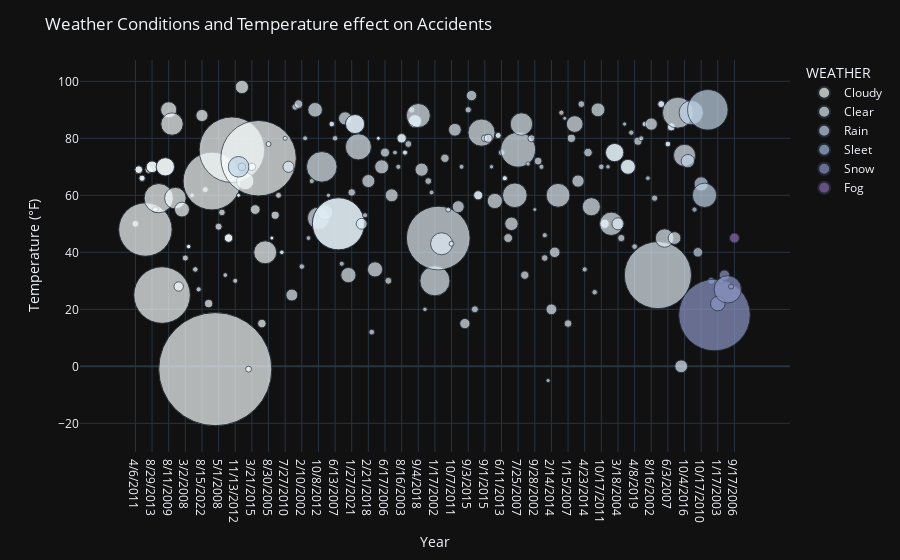

Write notebook code for a chart like this one.
### Code cell
import plotly.express as px

fig = px.scatter(train_df, x="DATE", y="TEMP", size="ACCDMG", color="WEATHER", 
                 hover_name="DESCRIPTION", size_max=80, template="plotly_dark",
                 color_discrete_sequence=px.colors.sequential.BuPu)

fig.update_layout(title="Weather Conditions and Temperature effect on Accidents",
                  xaxis_title="Date",
                  yaxis_title="Temperature (°F)")

fig.show()

### Figure 1 — Plotly figure (JSON) as saved in the notebook; plotly's stock layout.template omitted (floating-point values rounded to 4 significant figures; data arrays with more than 128 entries replaced by an {"elided": "..."} marker saying what was removed)
{"data": [{"hovertemplate": "<b>%{hovertext}</b><br><br>WEATHER=Cloudy<br>DATE=%{x}<br>TEMP=%{y}<br>ACCDMG=%{marker.size}<extra></extra>", "hovertext": ["Switch point worn or broken ", "Other miscellaneous causes (Provide detailed description in narrative) ", "Other miscellaneous causes (Provide detailed description in narrative) ", "Other miscellaneous causes (Provide detailed description in narrative) ", "Other miscellaneous causes (Provide detailed description in narrative) ", "Broken Rail - Transverse/compound fissure  ", "Wide gage (due to defective or missing crossties) ", "Other Causes (Provide detailed description in narrative).", "Other causes (Provide detailed description in narrative) ", "Switch not latched or locked ", "Switch not latched or locked ", "Broken Rail - Head and web separation (within joint bar limits) ", "Other brake components damaged, worn, broken, or disconnected", "Other brake components damaged, worn, broken, or disconnected", "Broken Rail - Horizontal split head ", "Derail, failure to apply or remove ", "Vandalism of track or track appliances, e.g., objects  placed on track, switch thrown, etc.", "Failure to apply sufficient number of hand brakes on car(s) (railroad employee) ", "Buffing or slack action excessive, train handling ", "Roadbed settled or soft ", "Switch improperly lined ", "Switch improperly lined ", "Switch improperly lined ", "Switch improperly lined ", "Draft gear/mechanism broken or defective (including yoke) ", "Superelevation improper, excessive, or insufficient ", "Shoving movement, man on or at leading end of movement, failure to control", "Other frog, switch and track appliance defects (Provide detailed description in narrative)", "Other coupler and draft system defects, (CAR) (Provide detailed description in narrative) ", "Broken or bent axle between wheel seats ", "Failure to properly secure hand brake on car(s) (railroad  employee)", "Failure to properly secure hand brake on car(s) (railroad  employee)", "Shoving movement, absence of man on or at leading end of movement", "Shoving movement, absence of man on or at leading end of movement", "Shoving movement, absence of man on or at leading end of movement", "Other way and structure defect (Provide detailed description in narrative)", "Broken Rail - Weld (field) ", "Impairment of efficiency or judgment because of drugs or alcohol", "Impairment of efficiency or judgment because of drugs or alcohol", "Other signal failures (Provide detailed description in narrative) ", "Truck bolster stiff, improper swiveling", "Snow, ice, mud, gravel, coal, sand, etc. on track ", "Automatic hump retarder failed to sufficiently slow car due to foreign material on wheels of car being humped", "Automatic hump retarder failed to sufficiently slow car due to foreign material on wheels of car being humped", "Automatic hump retarder failed to sufficiently slow car due to foreign material on wheels of car being humped", "Buffing or slack action excessive, train make‑up ", "Buffing or slack action excessive, train make‑up ", "Failure to stretch cars before shoving ", "Cause under active investigation by reporting railroad  (Amended report will be forwarded when reporting railroad’s active investigation has been completed.) ", "Truck hunting ", "Human Factor - motive power and equipment", "Human Factor - motive power and equipment", "Investigation complete, cause could not be determined (When using this code, the narrative must include the reason(s) why the cause of the accident/incident could not be determined.)", "Investigation complete, cause could not be determined (When using this code, the narrative must include the reason(s) why the cause of the accident/incident could not be determined.)"], "legendgroup": "Cloudy", "marker": {"color": "rgb(247,252,253)", "size": [27061, 36685, 36685, 23207, 23207, 1713760, 34604, 82000, 82000, 19741, 515195, 1917500, 201000, 201000, 155074, 300000, 279953, 52987, 133645, 22500, 12011, 12011, 13000, 18269, 16143, 87542, 20824, 40000, 2000000, 7670196, 30000, 26000, 13089, 43382, 43382, 2575399, 15059, 9164, 9164, 105248, 180257, 21000, 33019, 33019, 33019, 56500, 3416314, 43000, 315001, 14579, 9245, 9245, 38640, 20894], "sizemode": "area", "sizeref": 1198.0, "symbol": "circle"}, "mode": "markers", "name": "Cloudy", "orientation": "v", "showlegend": true, "type": "scatter", "x": ["4/6/2011", "3/22/2020", "3/22/2020", "5/27/2020", "5/27/2020", "10/20/2006", "5/24/2021", "8/29/2013", "8/29/2013", "2/19/2016", "5/18/2020", "2/6/2011", "6/25/2012", "6/25/2012", "8/11/2009", "9/23/2009", "1/15/2022", "2/4/2020", "3/28/2021", "3/2/2008", "10/25/2002", "10/25/2002", "5/8/2017", "3/5/2018", "12/12/2014", "8/15/2022", "4/29/2021", "12/14/2007", "10/1/2004", "12/30/2013", "5/1/2008", "11/24/2013", "11/28/2005", "11/29/2022", "11/29/2022", "6/17/2012", "11/13/2012", "9/18/2003", "9/18/2003", "7/26/2006", "5/25/2011", "1/23/2008", "3/21/2015", "3/21/2015", "3/21/2015", "4/22/2016", "5/16/2021", "12/24/2011", "12/27/2007", "8/30/2005", "4/29/2004", "4/29/2004", "3/25/2007", "2/16/2014"], "xaxis": "x", "y": [50, 69, 69, 66, 66, 48, 69, 70, 70, 55, 59, 25, 70, 70, 90, 85, 59, 28, 55, 38, 42, 42, 60, 34, 27, 88, 62, 22, 65, -1, 49, 54, 32, 45, 45, 76, 30, 60, 60, 98, 65, -1, 70, 70, 70, 55, 73, 15, 40, 78, 45, 45, 53, 60], "yaxis": "y"}, {"hovertemplate": "<b>%{hovertext}</b><br><br>WEATHER=Clear<br>DATE=%{x}<br>TEMP=%{y}<br>ACCDMG=%{marker.size}<extra></extra>", "hovertext": {"elided": "144 str values"}, "legendgroup": "Clear", "marker": {"color": "rgb(224,236,244)", "size": {"elided": "144 int values"}, "sizemode": "area", "sizeref": 1198.0, "symbol": "circle"}, "mode": "markers", "name": "Clear", "orientation": "v", "showlegend": true, "type": "scatter", "x": {"elided": "144 str values"}, "xaxis": "x", "y": {"elided": "144 int values"}, "yaxis": "y"}, {"hovertemplate": "<b>%{hovertext}</b><br><br>WEATHER=Rain<br>DATE=%{x}<br>TEMP=%{y}<br>ACCDMG=%{marker.size}<extra></extra>", "hovertext": ["Other miscellaneous causes (Provide detailed description in narrative) ", "Broken Rail - Transverse/compound fissure  ", "Wide gage (due to defective or missing crossties) ", "Journal (roller bearing) failure from overheating ", "Obstructed brake pipe (closed angle cock, ice, etc.)  (LOCOMOTIVE) ", "Extreme environmental condition ‑ EXTREME WIND VELOCITY ", "Improper placement of cars in train between terminals ", "Investigation complete, cause could not be determined (When using this code, the narrative must include the reason(s) why the cause of the accident/incident could not be determined.)"], "legendgroup": "Rain", "marker": {"color": "rgb(191,211,230)", "size": [108000, 352000, 16606, 54910, 256000, 120343, 354593, 984228], "sizemode": "area", "sizeref": 1198.0, "symbol": "circle"}, "mode": "markers", "name": "Rain", "orientation": "v", "showlegend": true, "type": "scatter", "x": ["8/27/2011", "9/17/2012", "2/7/2005", "12/2/2005", "9/18/2003", "10/17/2010", "11/1/2006", "7/8/2022"], "xaxis": "x", "y": [72, 89, 55, 40, 70, 64, 60, 90], "yaxis": "y"}, {"hovertemplate": "<b>%{hovertext}</b><br><br>WEATHER=Sleet<br>DATE=%{x}<br>TEMP=%{y}<br>ACCDMG=%{marker.size}<extra></extra>", "hovertext": ["Failure to properly secure engine(s) (railroad employee) "], "legendgroup": "Sleet", "marker": {"color": "rgb(158,188,218)", "size": [25917], "sizemode": "area", "sizeref": 1198.0, "symbol": "circle"}, "mode": "markers", "name": "Sleet", "orientation": "v", "showlegend": true, "type": "scatter", "x": ["2/26/2010"], "xaxis": "x", "y": [30], "yaxis": "y"}, {"hovertemplate": "<b>%{hovertext}</b><br><br>WEATHER=Snow<br>DATE=%{x}<br>TEMP=%{y}<br>ACCDMG=%{marker.size}<extra></extra>", "hovertext": ["Broken Rail - Vertical split head  ", "Use of brakes, other (Provide detailed description in narrative) ", "Cars left foul ", "Broken or defective tiedown equipment ", "Other extreme environmental conditions (Provide detailed description in narrative) ", "Other causes relating to train handling or makeup (Provide detailed description in narrative) "], "legendgroup": "Snow", "marker": {"color": "rgb(140,150,198)", "size": [3071077, 127742, 16194, 64700, 450000, 14986], "sizemode": "area", "sizeref": 1198.0, "symbol": "circle"}, "mode": "markers", "name": "Snow", "orientation": "v", "showlegend": true, "type": "scatter", "x": ["2/16/2015", "1/17/2003", "2/20/2019", "11/18/2007", "3/25/2009", "3/14/2017"], "xaxis": "x", "y": [18, 22, 30, 32, 27, 28], "yaxis": "y"}, {"hovertemplate": "<b>%{hovertext}</b><br><br>WEATHER=Fog<br>DATE=%{x}<br>TEMP=%{y}<br>ACCDMG=%{marker.size}<extra></extra>", "hovertext": ["Shoving movement, absence of man on or at leading end of movement"], "legendgroup": "Fog", "marker": {"color": "rgb(140,107,177)", "size": [58707], "sizemode": "area", "sizeref": 1198.0, "symbol": "circle"}, "mode": "markers", "name": "Fog", "orientation": "v", "showlegend": true, "type": "scatter", "x": ["9/17/2006"], "xaxis": "x", "y": [45], "yaxis": "y"}], "layout": {"legend": {"itemsizing": "constant", "title": {"text": "WEATHER"}, "tracegroupgap": 0}, "margin": {"t": 60}, "title": {"text": "Weather Conditions and Temperature effect on Accidents"}, "xaxis": {"anchor": "y", "domain": [0, 1], "title": {"text": "Year"}}, "yaxis": {"anchor": "x", "domain": [0, 1], "title": {"text": "Temperature (°F)"}}}}
